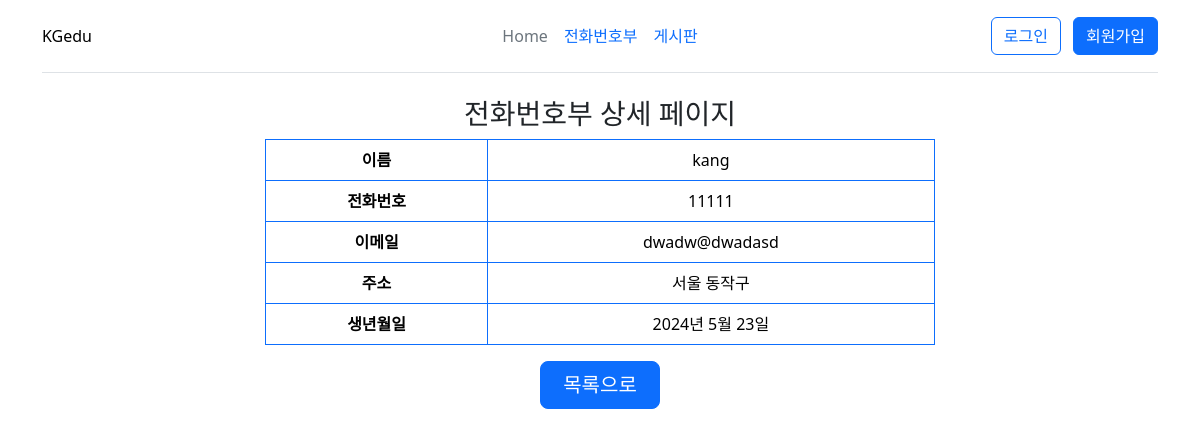
The app's page /phonebook/detail/9 with its own data.
### phonebook/models.py (models this page shows, shortened)
class PhoneBook(models.Model):
    이름 = models.CharField(max_length=50, null=False)
    전화번호 = models.CharField(max_length=15)
    이메일 = models.EmailField()
    주소 = models.CharField(max_length=100)
    생년월일 = models.DateField()
    작성자 = models.CharField(max_length=50)

### phonebook/views.py (the view)
# urls.py: re_path(r'(\d+)/$', views.detail, name='D'),
def detail(request, userId):
    userInfo = PhoneBook.objects.values().get(id=userId)
    print(userInfo)
    content = {
        'userInfo' : userInfo,
    }
    return render(request, 'phonebook/detail.html', content);

### template/phonebook/detail.html (shortened to what this page needs)
{% extends 'main.html' %}
{% block content %}
    <h3 class="text-center">전화번호부 상세 페이지</h3>
    <table class="table table-bordered border-primary text-center" style="width:60%;" align="center">
        <tr>
            <th>이름</th>
            <td>{{ userInfo.이름 }}</td>
        </tr>
        <tr>
            <th>전화번호</th>
            <td>{{ userInfo.전화번호 }}</td>
        </tr>
        <tr>
            <th>이메일</th>
            <td>{{ userInfo.이메일 }}</td>
        </tr>
        <tr>
            <th>주소</th>
            <td>{{ userInfo.주소 }}</td>
        </tr>
        <tr>
            <th>생년월일</th>
            <td>{{ userInfo.생년월일 }}</td>
        </tr>
    </table>
    <div class="d-flex justify-content-center">
        <button class="btn btn-primary btn-lg mx-2" style="width:120px" onclick="changeLocation('index')">목록으로</button>
    </div>
{% endblock %}

### records on screen
PhoneBook: 이름 "kang", 전화번호 "11111", 이메일 "dwadw@dwadasd", 주소 "서울 동작구", 생년월일 "2024년 5월 23일"
